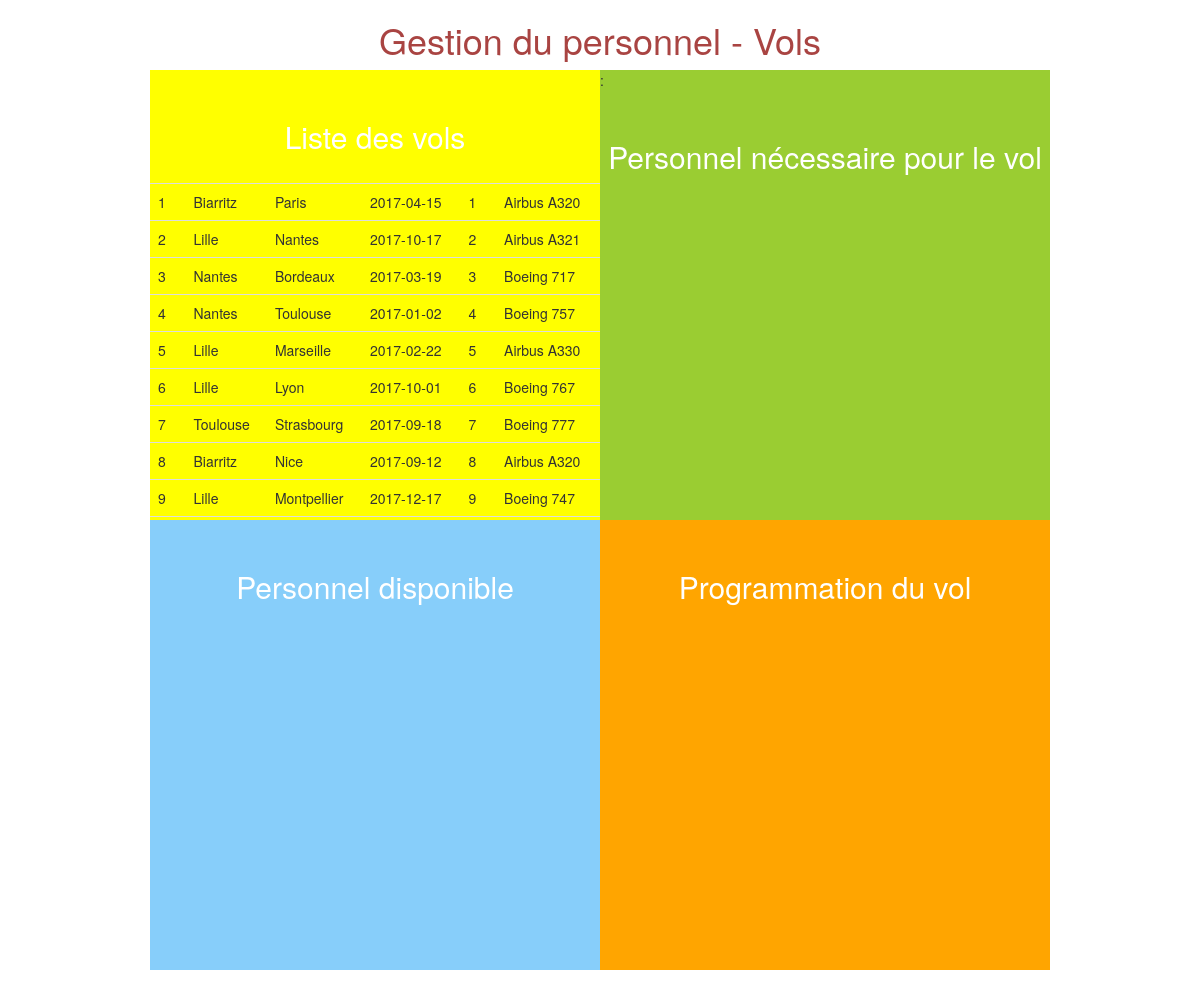
The page / on the database its author committed.
### tables this page shows
CREATE TABLE `vol` (
  `idVol` int(11) NOT NULL,
  `villeDep` varchar(25) NOT NULL,
  `villeArr` varchar(25) NOT NULL,
  `dateVol` date NOT NULL,
  `numAvion` int(11) NOT NULL
);

CREATE TABLE `avion` (
  `num` int(11) NOT NULL,
  `dateMiseEnService` date DEFAULT NULL,
  `nbHeuresVol` int(11) DEFAULT NULL,
  `localisation` varchar(25) DEFAULT NULL,
  `nomTypeAvion` varchar(25) DEFAULT NULL
);

### index.php (the view, shortened to what this page needs)
<!DOCTYPE html>
<html>
    <head>
        <link href="./Bootstrap/css/bootstrap.min.css" rel="stylesheet">
        <link href="./Bootstrap/css/bootstrap-theme.min.css" rel="stylesheet">
        <link href="./CSS/site.css" rel="stylesheet">
    </head>
    <body>
        <p class="h1 text-danger text-center">Gestion du personnel - Vols</p>
        <div id='divPrincipale'>
            <div id="divVols">
                <h1>Liste des vols</h1></br>
                <table id='tblVols' class='table table-hover'>
                <?php
                    include 'PHP/cnx.php';
                    $requete = $cnx->prepare("select idVol, villeDep, villeArr, dateVol, numAvion, nomTypeAvion from vol, avion where vol.numAvion = avion.num ORDER BY idVol ");
                    $requete->execute();
                    foreach ($requete->fetchAll(PDO::FETCH_ASSOC)as $ligne)
                    {
                         echo "<tr class = 'clickVol' idClickVol = '".$ligne["idVol"]."'>";
                            echo "<td>".$ligne['idVol']."</td>";
                            echo "<td>".$ligne['villeDep']."</td>";
                            echo "<td>".$ligne['villeArr']."</td>";
                            echo "<td>".$ligne['dateVol']."</td>";
                            echo "<td>".$ligne['numAvion']."</td>";
                            echo "<td>".$ligne['nomTypeAvion']."</td>";
                        echo "</tr>";
                    }
                ?>
                </table>
            </div>
            <div id="divTypesPersonnel" >:
                <h1>Personnel nécessaire pour le vol </h1></br>
            </div>
            <div id="divPersonnels" ondrop = "drop(event)" ondragover = "allowDrop(event)">
                <h1>Personnel disponible </h1></br>
            </div>
            <div id="divProgrammerVol">
            <h1>Programmation du vol </h1></br>
            </div>
        </div>
        <div id = "idVolContainer" idVol ="">
            </div>
    </body>
</html>

### CSS/site.css (style rules this page uses)
div { width: 450px; height: 450px; margin-left: auto; margin-right: auto; overflow-y: auto; }
#divPrincipale { width: 900px; height: 900px; }
#divVols { position: relative; float: left; background-color: yellow; }
#divTypesPersonnel { background-color: yellowgreen; float: right; }
#divPersonnels { background-color: lightskyblue; position: relative; float: left; }
#divProgrammerVol { background-color: orange; float: right; }
h1 { font-size: 30px; text-align: center; margin-top: 50px; color: white; }

### rows shown on the page
vol: idVol "1", villeDep "Biarritz", villeArr "Paris", dateVol "2017-04-15", numAvion "1", numAvion.nomTypeAvion "Airbus A320"
vol: idVol "2", villeDep "Lille", villeArr "Nantes", dateVol "2017-10-17", numAvion "2", numAvion.nomTypeAvion "Airbus A321"
vol: idVol "3", villeDep "Nantes", villeArr "Bordeaux", dateVol "2017-03-19", numAvion "3", numAvion.nomTypeAvion "Boeing 717"
vol: idVol "4", villeDep "Nantes", villeArr "Toulouse", dateVol "2017-01-02", numAvion "4", numAvion.nomTypeAvion "Boeing 757"
vol: idVol "5", villeDep "Lille", villeArr "Marseille", dateVol "2017-02-22", numAvion "5", numAvion.nomTypeAvion "Airbus A330"
vol: idVol "6", villeDep "Lille", villeArr "Lyon", dateVol "2017-10-01", numAvion "6", numAvion.nomTypeAvion "Boeing 767"
vol: idVol "7", villeDep "Toulouse", villeArr "Strasbourg", dateVol "2017-09-18", numAvion "7", numAvion.nomTypeAvion "Boeing 777"
vol: idVol "8", villeDep "Biarritz", villeArr "Nice", dateVol "2017-09-12", numAvion "8", numAvion.nomTypeAvion "Airbus A320"
vol: idVol "9", villeDep "Lille", villeArr "Montpellier", dateVol "2017-12-17", numAvion "9", numAvion.nomTypeAvion "Boeing 747"
